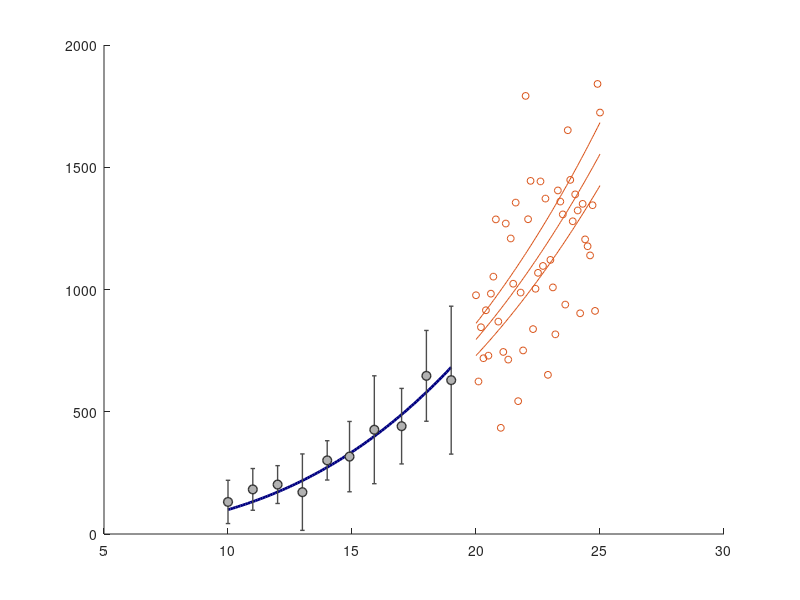

This chart was generated by the following MATLAB code: (Note: this script raises an error after producing the figure.)
load data

figure('Units', 'pixels', ...
    'Position', [100 100 500 375]);
hold on;

hFit = line(xfit, yfit);
hE = errorbar(xdata_m, ydata_m, ydata_s);
hData = line(xVdata, yVdata);
hModel = line(xmodel, ymodel);
hCI(1) = line(xmodel, ymodelL);
hCI(2) = line(xmodel, ymodelU);

set(hFit, ...
    'Color', [0 0 .5], ...
    'LineWidth', 2);
set(hE, ...
    'LineStyle', 'none', ...
    'LineWidth', 1, ...
    'Marker', 'o', ...
    'Color', [.3 .3 .3], ...
    'MarkerSize', 6.5, ...
    'MarkerEdgeColor', [.2 .2 .2], ...
    'MarkerFaceColor', [.7 .7 .7]);
set(hData, ...
    'LineStyle', 'none', ...
    'Marker', 'o', ...
    'MarkerSize', 5, ...
    'MarkerEdgeColor', ' none', ...
    'MarkerFaceColor', [.75 .75 1]);
set(hModel, 'LineStyle', '--', ...
    'LineWidth', 1.5, ...
    'Color', 'r');
set(hCI(1), 'LineStyle', '-.', ...
    'LineWidth', 1.5, ...
    'Color', [0 .5 0]);
set(hCI(2), 'LineStyle', '-.', ...
    'LineWidth', 1.5, ...
    'Color', [0 .5 0]);

% adjust error bar width
hE_c = get(hE, 'Children');
errorbarXData = get(hE_c(2), 'XData');
errorbarXData(4:9:end) = errorbarXData(1:9:end) - 0.2;
errorbarXData(7:9:end) = errorbarXData(1:9:end) - 0.2;
errorbarXData(5:9:end) = errorbarXData(1:9:end) + 0.2;
errorbarXData(8:9:end) = errorbarXData(1:9:end) + 0.2;
set(hE_c(2), 'XData', errorbarXData);

hTitle = title('My Publication-Quality Graphics');
hXLabel = xlabel('Length (m)');
hYLabel = ylabel('Mass (kg)');
hText = text(10, 800, ...
    sprintf('\\it{C = %0.1g \\pm %0.1g (CI)}', ...
    c, cint(2) - c));
hLegend = legend([hE, hFit, hData, hModel, hCI(1)], ...
    'Data (\mu \pm \sigma)', ...
    'Fit (\it{C x^3})', ...
    'Validation Data', ...
    'Model (\it{C x^3})', ...
    '95% CI', ...
    'location', 'NorthWest');

set(gca, 'FontName', 'Helvetica');
set([hTitle, hXLabel, hYLabel, hText], ...
    'FontName', 'AvantGarde');
set([hLegend, gca], ...
    'FontSize', 8);
set([hXLabel, hYLabel, hText], ...
    'FontSize', 10);
set(hTitle, ...
    'FontSize', 12, ...
    'FontWeight', 'bold');
set(gca, ...
    'Box', 'off', ...
    'TickDir', 'out', ...
    'TickLength', [.02 .02], ...
    'XMinorTick', 'on', ...
    'YMinorTick', 'on', ...
    'YGrid', 'on', ...
    'XColor', [.3 .3 .3], ...
    'YColor', [.3 .3 .3], ...
    'YTick', 0:500:2500, ...
    'LineWidth', 1);

set(gcf, 'PaperPositionMode', 'auto');
print -depsc2 finalPlot1.eps
close;

fixPSlinestyle('finalPlot1.eps', 'finalPlot2.eps');